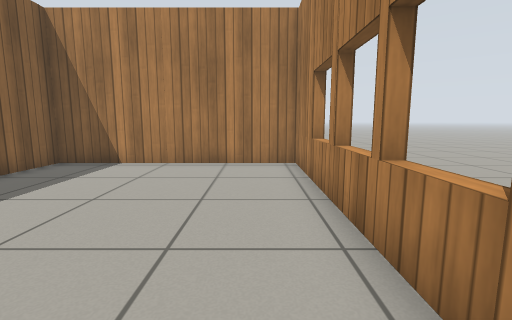
View 1 (above)

12 first-person views from a walk through a Gazebo world. The camera is 0.72 m above the floor, tilts 8° down and sees 85° across. The floor is counted in squares, 0.5 m on a side. Each view is taken from the middle of a square. On the plan, view 1 faces up. The plan holds only what a view shows up to about 14 squares ahead; the rest is blank. Gazebo's built-in surfaces are drawn with simple patterns.

View 2
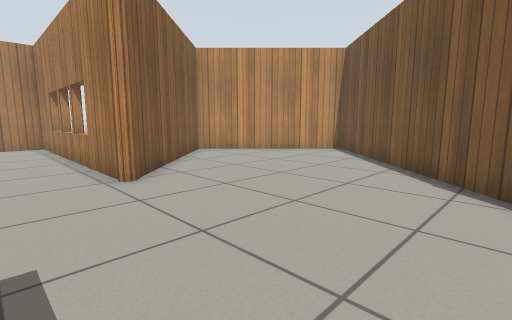

View 3
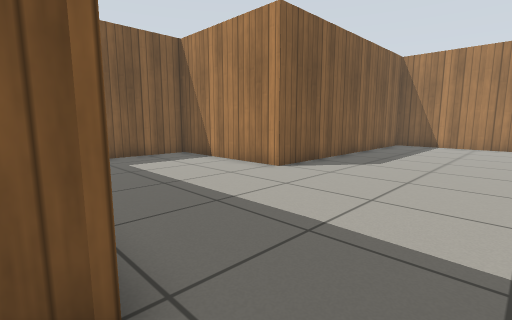

View 4
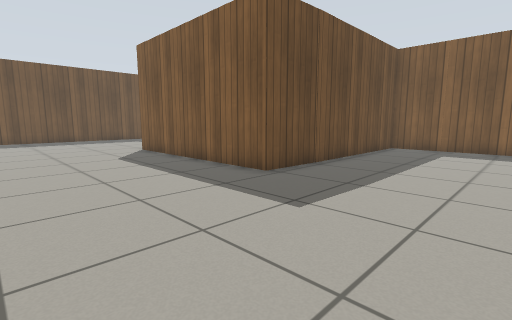

View 5
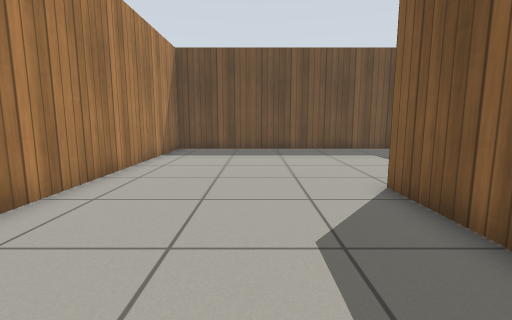

View 6
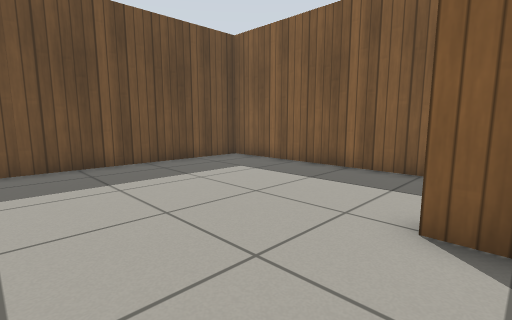

View 7
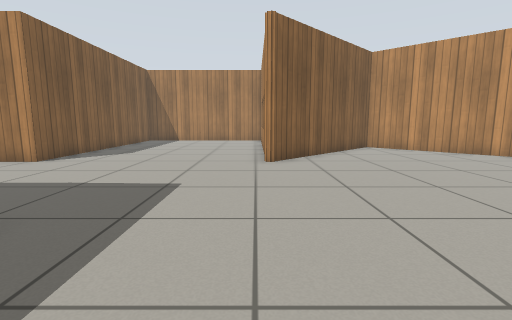

View 8
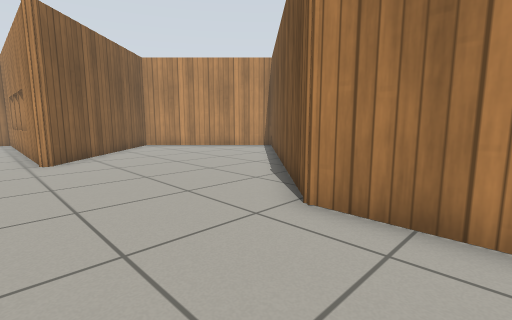

View 9
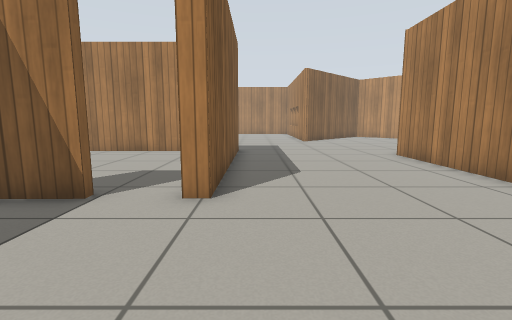

View 10
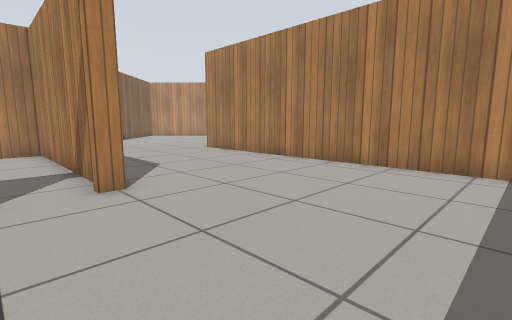

View 11
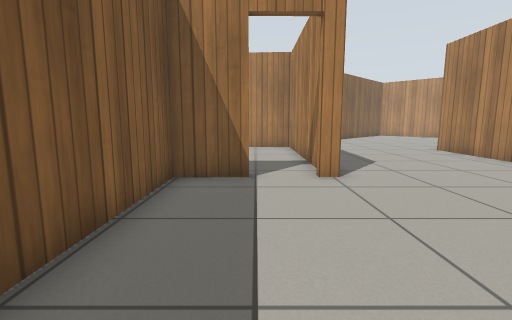

View 12
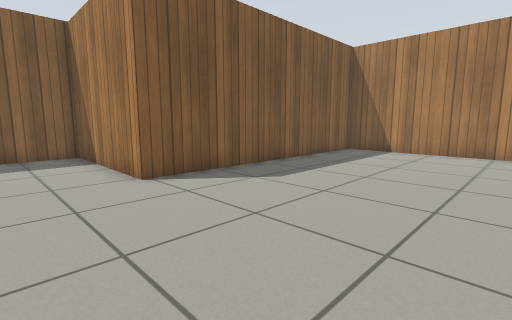

### Floor plan
Points are (right, up) in squares from view 1. A wall is a line through its corners. A room is listed if a view was taken in it or the views show most of it. See-through windows are left out.
Room 1 (views 1, 2, 3, 4, 5, 6, 7, 8, 9, 10, 11, 12)
walls: (1.7, -1.2) (1.4, -1.2); (1.7, 3.1) (1.2, 3.1); (-5.2, -16) (-7.1, -16) (-7.1, -24.4) (4, -24.4) (4, -9.3) (12.3, -0.9) (7.1, 4.3) (1.4, -1.5) (1.4, 9.5) (-6.7, 9.5) (-6.7, -1.2) (-12.4, -1.2) (-12.4, -7); (-12.1, -7.3) (-2.9, -7.3) (-2.9, -15.9) (-3.4, -15.9); (1.7, 4.9) (1.2, 4.9); (1.8, 6.8) (1.2, 6.8)
ways out: open door at (-4.5, -16)

Positions as (right, up) in squares from view 1, and headings:
1: (0, 0), facing up
2: (-1, -8), facing up-right
3: (-1, -8), facing up-left
4: (3, -2), facing down-left
5: (0, -10), facing down
6: (1, -15), facing down-left
7: (1, -11), facing up
8: (0, -12), facing up-right
9: (-2, -21), facing up
10: (-5, -22), facing up-right
11: (-5, -23), facing up
12: (0, -4), facing up-left
